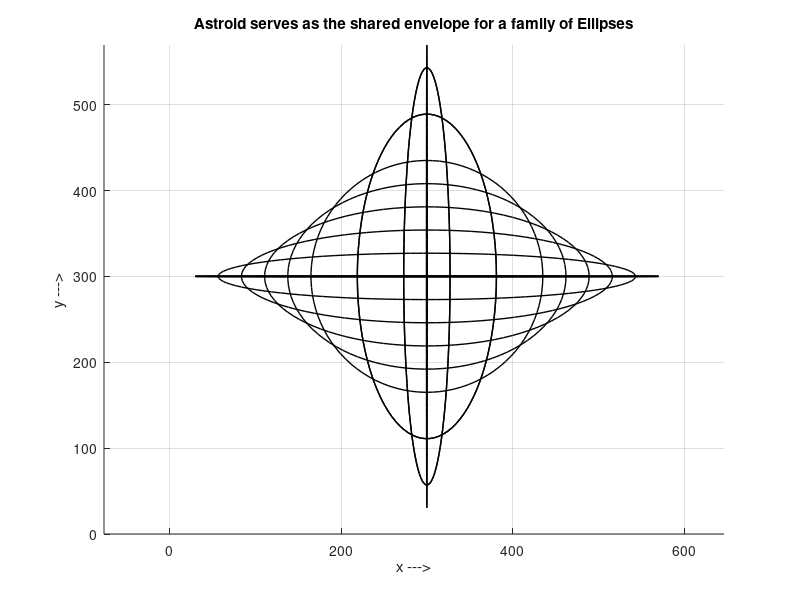

The MATLAB source for this figure:
%Project Based Calculus II-MATH.182.600
%Group  : 2
%Author : Suva Parvin Srithe
%Topic  : Astroid serves as the shared envelope for a family of Ellipses

% Remove every variable from the workspace 
clear all;

% Clear the command window
clc;

% Plot the ellipses
% figure function generates a fresh figure window with default property
% settings. The outcome is the current figure. This code creates a new
% figure using the figure function.
% The hold on command is used to preserve existing plots on the figure when
% adding new plots.It allows multiple plots to be displayed on the same 
% figure.
% Axis equal command ensures that the x- and y-axes have the same scale,
% maintaining the curve's shape.
% The grid on command adds a grid to the plot, making it easier to 
% visualize the curve.
%parameters is a matrix containing the parameters for each ellipse.
figure;
hold on;
axis equal;
grid on;
parameters = [
    0.5, 269.5;
    269.5, 0.5;
    269.5, 0.5;
    27, 243;
    27, 243;
    81, 189;
    81, 189;
    135, 135;
    162, 108;
    189, 81;
    216, 54;
    243, 27;
    270, 0
];

% for i = 1:size(parameters, 1)
% A for loop is used when the number of iterations is known in advance.
% for loop syntax --> for variable = range  (code to be executed)  end;
% This is a loop that iterates from i = 1 to the number of rows in the 
% parameters matrix. size(parameters, 1) returns
% the number of rows in the parameters matrix, indicating the number of
% ellipses to plot. The loop variable i represents the current row being
% processed.
for i = 1:size(parameters, 1)

    %rx = parameters(i, 1).This line of code assigns the value of the
    % first column (parameters(i, 1)) in the i-th row of the parameters
    % matrix to the variable rx.rx represents the radius along the x-axis
    % of the current ellipse being plotted.
    rx = parameters(i, 1);

    %ry = parameters(i, 2).This line of code assigns the value of the 
    % second column (parameters(i, 2)) in the i-th row of the parameters 
    % matrix to the variable ry.ry represents the radius along the y-axis 
    % of the current ellipse being plotted.
    ry = parameters(i,2);

    % This code assigns the value 300 to the variable cx.
    cx = 300;

    % This code assigns the value 300 to the variable cx.
    cy = 300;

    %This line on code  creates a vector theta with 100 equally spaced
    %values between 0 and 2*pi.theta represents the angles at which points
    %on the ellipse will be calculated.
    theta = linspace(0, 2*pi, 100);

    %This line computes the x-coordinates of points on the ellipse using
    %the formula rx * cos(theta) + cx.It multiplies each value in theta by
    %rx, takes the cosine of the result, and then adds cx to obtain the
    %final x-coordinate.
    x = rx * cos(theta) + cx;

    %This line computes the y-coordinates of points on the ellipse using
    %the formula ry * sin(theta) + cy.It multiplies each value in theta by
    %ry, takes the sine of the result, and then adds cy to obtain the
    %final y-coordinate.
    y = ry * sin(theta) + cy;
    %the plot() function is used to plot the Ellipse.
    %This line plots the coordinates (x, y) as a black ('k') curve with a
    %linewidth of 1 using the plot function.It displays the current ellipse
    %on the graph with the specified x and y coordinates.
    plot(x, y, 'k', 'LineWidth', 1);
end

% Plot the equation x^(2/3) + y^(2/3) = 1 as an ellipse
%theta_ellipse = linspace(0, 2*pi, 1000); This line creates a vector called
%theta_ellipse with 1000 evenly spaced points and a range of 0 to 2π. It
%displays the angle values used to parameterize the ellipse.
theta_ellipse = linspace(0, 2*pi, 1000);

%The x-coordinates of the points that make up the ellipse are calculated
%using the equation x_ellipse = (cos(theta_ellipse)).(3/2). Applying the
%parametric equation x = cos(theta)(3/2)—where theta_ellipse denotes the
%angles at which the points are plotted.
x_ellipse = (cos(theta_ellipse)).^(3/2);

%The y-coordinates of the points that make up the ellipse are calculated
%using the equation y_ellipse = (sin(theta_ellipse)).(3/2). Applying the
%parametric equation x = sin(theta)(3/2)—where theta_ellipse denotes the
%angles at which the points are plotted.
y_ellipse = (sin(theta_ellipse)).^(3/2);

%the plot() function is used to plot the Ellipse.
%Using the calculated x and y coordinates, this line plots the ellipse. It
%generates a 2D line plot using the plot function. The x and y coordinates
%of the ellipse points are represented, respectively, by the x_ellipse and
%y_ellipse vectors. The 'r' specifies that the plot should be displayed in
%red, and 'LineWidth', 1, sets the line width to 1.
plot(x_ellipse, y_ellipse, 'r', 'LineWidth', 1);

% Set title and labels
title('Astroid serves as the shared envelope for a family of Ellipses');
xlabel('x --->');
ylabel('y --->');




